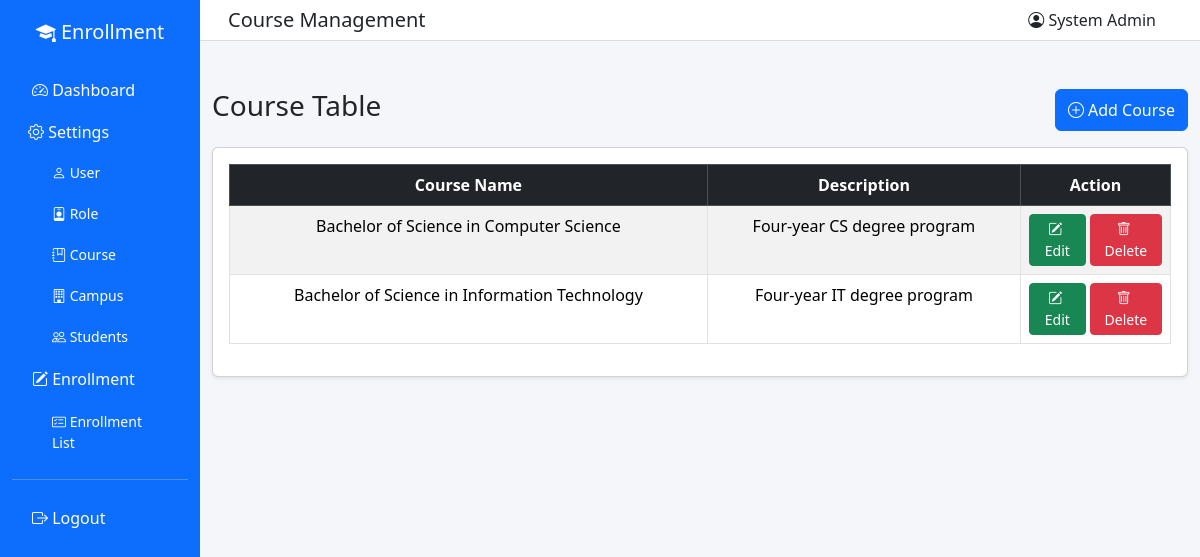
/frontend/course.php (signed in), run on the app's committed database.
### tables this page shows
CREATE TABLE `course` (
  `courseID` int(11) NOT NULL AUTO_INCREMENT,
  `courseName` varchar(120) NOT NULL,
  `courseDesc` varchar(255) NOT NULL,
  `dateCreated` timestamp NOT NULL DEFAULT current_timestamp(),
  `dateDeleted` date DEFAULT NULL,
  PRIMARY KEY (`courseID`),
  UNIQUE KEY `uq_course_courseName` (`courseName`)
);

### frontend/course.php (the view, shortened to what this page needs)
<?php
require_once '../backend/database.php';
?>
<!DOCTYPE html>
<html lang="en">
<head>
<link href="https://cdn.jsdelivr.net/npm/bootstrap@5.3.2/dist/css/bootstrap.min.css" rel="stylesheet">
<link rel="stylesheet" href="https://cdn.jsdelivr.net/npm/bootstrap-icons@1.11.1/font/bootstrap-icons.css">
</head>
<body>
<div class="container-fluid">
<div class="row">
<?php include "nav.php"; ?>
<div class="col-md-10 p-0">
<nav class="navbar navbar-expand-lg topbar px-3">
<div class="container-fluid">
<h5 class="mb-0">Course Management</h5>
<div class="ms-auto"><span class="me-3"><i class="bi bi-person-circle"></i> <?php echo htmlspecialchars($_SESSION['fullName'] ?? 'User'); ?></span></div>
</div>
</nav>
<div class="container mt-5">
<div class="d-flex justify-content-between mb-3">
<h3>Course Table</h3>
<button class="btn btn-primary" data-bs-toggle="modal" data-bs-target="#addCourseModal"><i class="bi bi-plus-circle me-1"></i>Add Course</button>
</div>
<div class="card shadow-sm">
<div class="card-body">
<table class="table table-bordered table-striped text-center">
<thead class="table-dark">
<tr>
<th>Course Name</th>
<th>Description</th>
<th width="150">Action</th>
</tr>
</thead>
<tbody>
<?php
$result = mysqli_query($conn, "SELECT * FROM course WHERE dateDeleted IS NULL ORDER BY courseID DESC");
while ($row = mysqli_fetch_assoc($result)) {
    echo "<tr>";
    echo "<td>" . $row['courseName'] . "</td>";
    echo "<td>" . $row['courseDesc'] . "</td>";
    echo '<td>
        <div class="d-inline-flex gap-1">
            <button class="btn btn-sm btn-success" data-bs-toggle="modal" data-bs-target="#editCourseModal' . $row['courseID'] . '"><i class="bi bi-pencil-square me-1"></i>Edit</button>
            <button class="btn btn-sm btn-danger" data-bs-toggle="modal" data-bs-target="#deleteCourseModal' . $row['courseID'] . '"><i class="bi bi-trash me-1"></i>Delete</button>
        </div>
    </td>';
    echo "</tr>";
}
?>
</tbody>
</table>
</div>
</div>
</div>
</div>
</div>
</div>
</body>
</html>

### frontend/course.php (style rules this page uses)
body { background:#f5f6fa; }
.topbar { background:white;border-bottom:1px solid #ddd; }

### data on the page
course: courseName "Bachelor of Science in Computer Science", courseDesc "Four-year CS degree program"
course: courseName "Bachelor of Science in Information Technology", courseDesc "Four-year IT degree program"

### other printed values
$_SESSION['fullName'] "System Admin"
